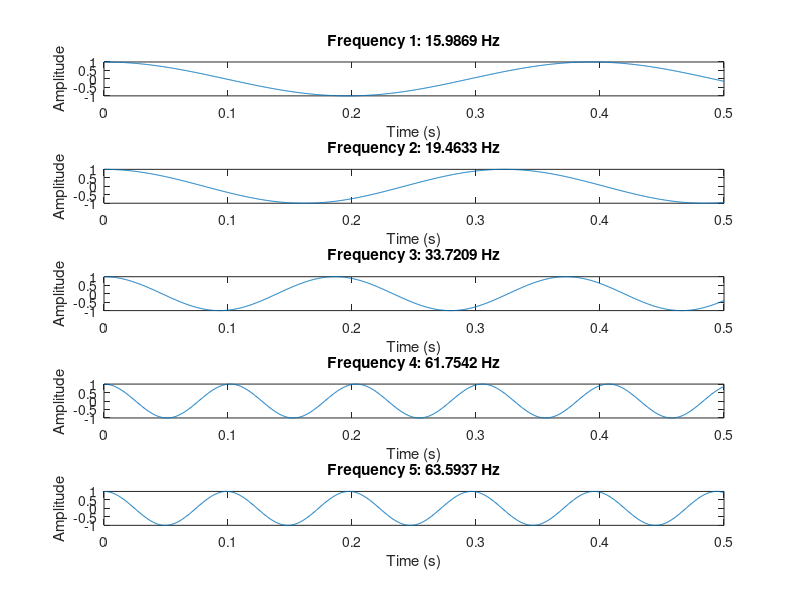
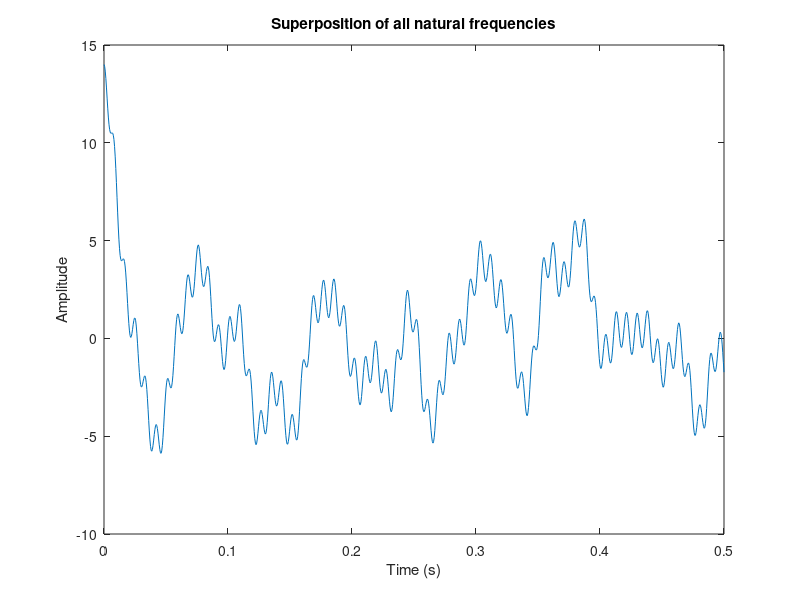

Source code (MATLAB) for these figures, in order:
% Sample data
natural_frequencies = [15.9869, 19.4633, 33.7209, 61.7542, 63.5937, 70.1690, 71.8313, 81.4900, 82.2839, 100.2746, 104.7079, 177.6555, 228.7711, 745.4122];

% Plot first five natural frequencies
figure;
for i=1:5
    % Create a subplot for each natural frequency
    subplot(5, 1, i);
    % Generate time vector
    t = linspace(0, 0.5, 1000);
    % Plot the frequency response
    plot(t, cos(natural_frequencies(i) * t));
    % Set the title of each subplot
    title(sprintf('Frequency %d: %.4f Hz', i, natural_frequencies(i)));
    % Label the x-axis
    xlabel('Time (s)');
    % Label the y-axis
    ylabel('Amplitude');
end

% Plot superposition of all natural frequencies
figure;
% Generate time vector
t = linspace(0, 0.5, 1000);
% Initialize the superposition signal
y = zeros(size(t));
for i = 1:numel(natural_frequencies)
    % Add the frequency response of each natural frequency to the superposition signal
    y = y + cos(natural_frequencies(i) * t);
end
% Plot the superposition signal
plot(t, y);
% Set the title of the plot
title('Superposition of all natural frequencies');
% Label the x-axis
xlabel('Time (s)');
% Label the y-axis
ylabel('Amplitude');
